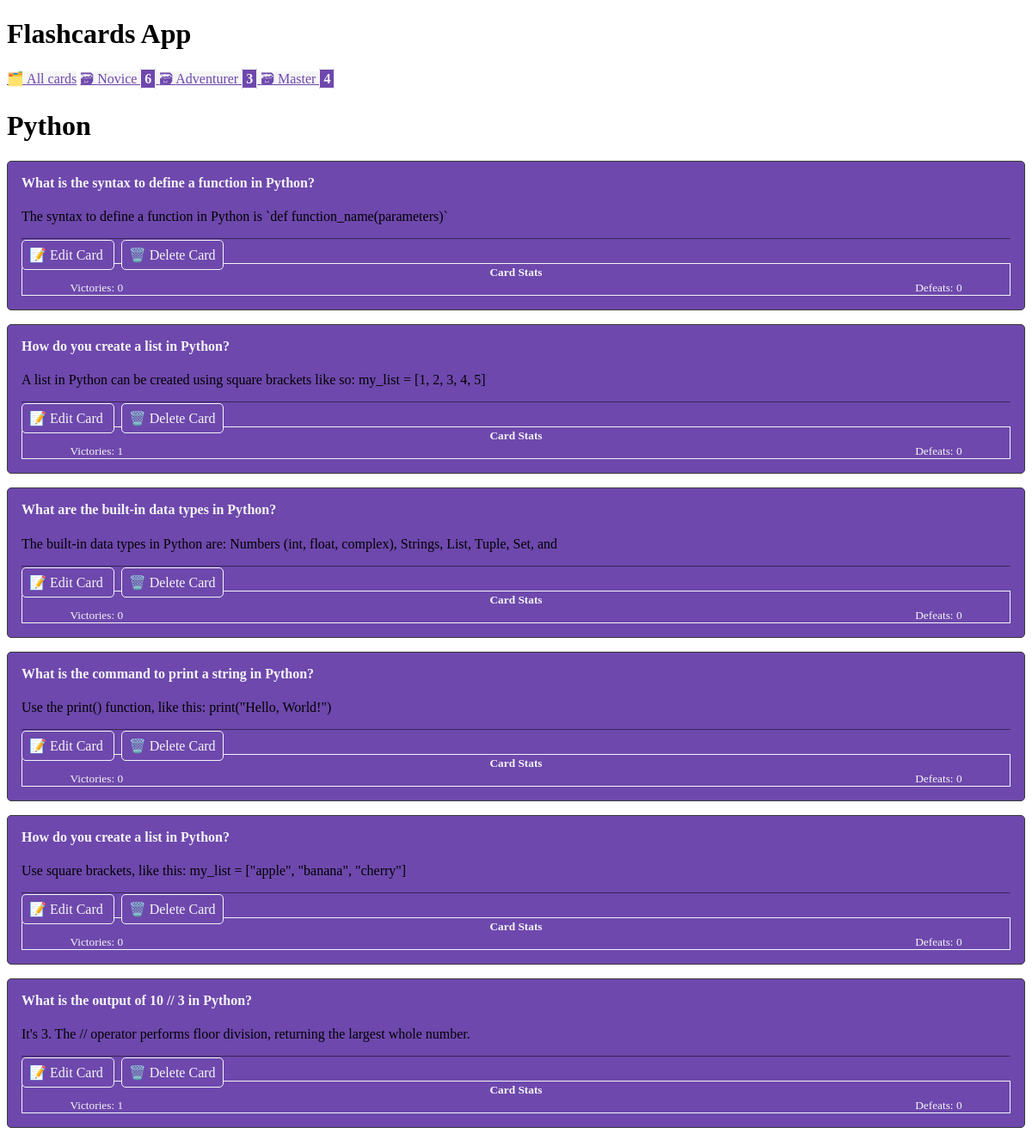
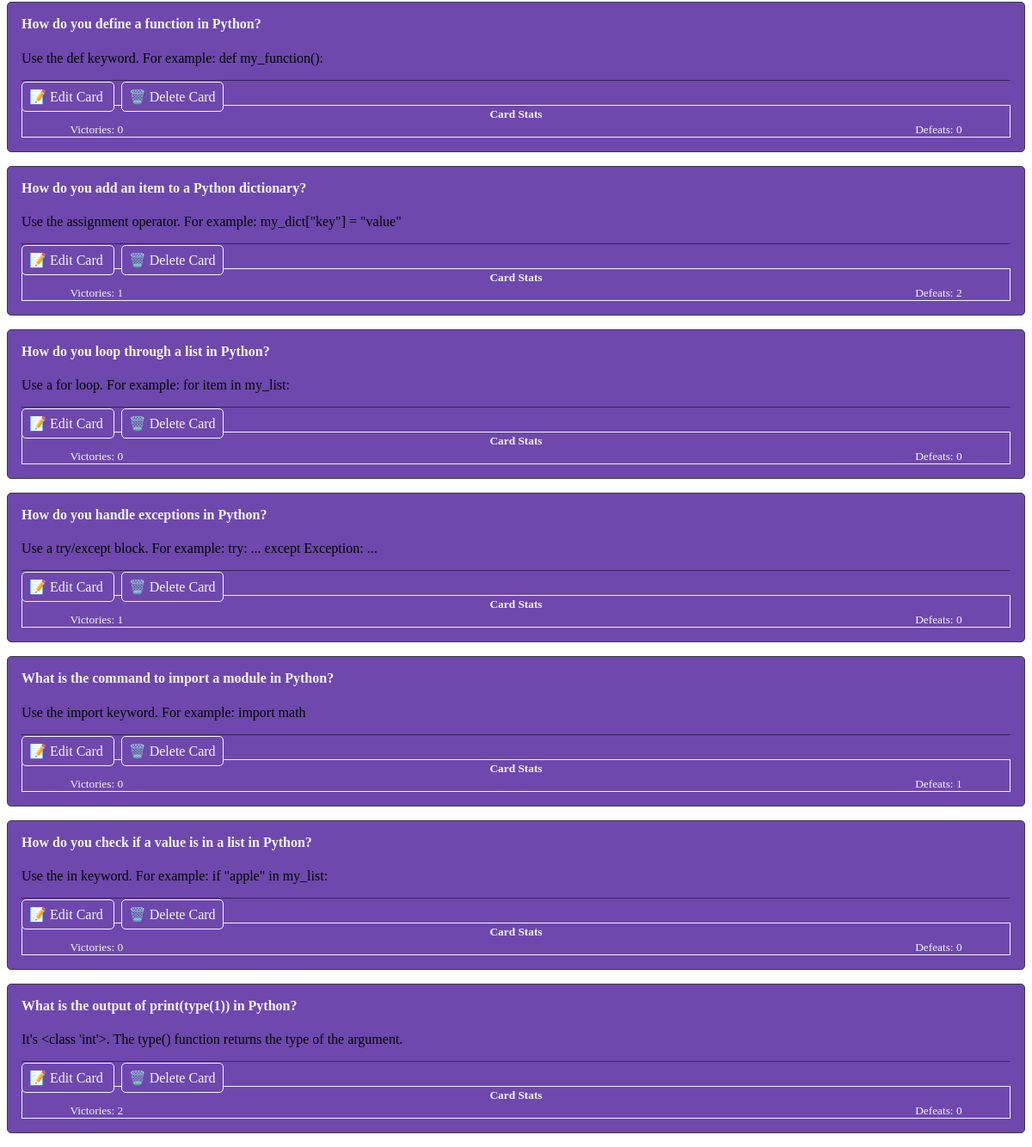
The page /category-list/ on the database its author committed (2 pictures, top to bottom).
### cards/models.py (models this page shows, shortened)
class Card(models.Model):
    question = models.CharField(max_length=100)
    answer = models.CharField(max_length=100)
    deck = models.IntegerField(
        choices=zip(DECKS, DECKS),  # type: ignore
        default=DECKS[0],
        )
    date_created = models.DateTimeField(auto_now_add=True)
    category = models.CharField(max_length=100, default="")
    knownAnswerCount = models.IntegerField(default=0)
    unknownAnswerCount = models.IntegerField(default=0)

### cards/views.py (the view)
class CategoryListView(View):
    def get(self, request):
        cards = Card.objects.all()
        categories = defaultdict(list)
        for card in cards:
            categories[card.category].append(card)
        return render(request, 'cards/category_list.html', {'categories': dict(categories)})

### cards/templatetags/cards_tags.py (called while the page is built)
@register.inclusion_tag("cards/deck_links.html")
def deck_as_links():
    decks = []
    for deck_num in DECKS:
        card_count = Card.objects.filter(deck=deck_num).count()
        decks.append({
            "number": deck_num,
            "card_count": card_count,
            "name": DECK_NAMES.get(deck_num, 'Unknown'),
        })
    return {"decks": decks}

### cards/templatetags/deck_filters.py (called while the page is built)
@register.filter
def deck_name(deck_number):
    return DECK_NAMES.get(deck_number, 'Unknown')

### cards/templates/cards/category_list.html
{% extends "cards/base.html" %}
{% block content %}
    {% for category, cards in categories.items %}
        <h1>{{ category }}</h1>
        {% for card in cards %}
            {% include "cards/card.html" %}
        {% endfor %}
    {% endfor %}
{% endblock content %}

### cards/templates/cards/card.html (shortened to what this page needs)
<article>
    <h4>{{ card.question }}</h4>
    {% if  not check_card %}
        <p>{{ card.answer }}</p>
    {% include 'cards/card_ctrl.html' %}
    {% endif %}
</article>

### cards/templates/cards/card_ctrl.html (shortened to what this page needs)
<hr>
<div>
<a href="{% url 'card-update' card.id%}" role="button">
    📝 Edit Card
</a>
<a href="{% url 'card-delete' card.id %}" role="button">
    🗑️ Delete Card
</a>
<aside>
    <div style="text-align: center;">
        <small><b>Card Stats</b></small>
    <br>
    <div style="display: inline-block; width: 45%; text-align: left;">
        <small>Victories: {{ card.knownAnswerCount }}</small>
    </div>
    <div style="display: inline-block; width: 45%; text-align: right;">
        <small>Defeats: {{ card.unknownAnswerCount }}</small>
    </div>
</aside>
</div>

### cards/static/css/custom.css (style rules this page uses)
:root { --accent: #6e48ad; --accent-bg: #6e48ad; --bg: #1e1e1e; --text: #f5f5f5; --text-light: #b1b1b1; --border: #3c3c3c; --border-light: #f5f5f5; --code: #d81b60; --preformatted: #dcdcdc; }
article { background-color: var(--accent-bg); border: 1px solid var(--border); border-radius: 5px; padding: 1em; margin: 1em 0; }
h2, h4 { margin-top: 0; color: var(--text); }
hr { background: var(--accent); border-color: var(--accent); }
button, a[role="button"] { background-color: var(--accent-bg); color: var(--text); text-decoration: none; border: 1px solid var(--border-light); border-radius: 5px; padding: 0.5em; margin-right: 0.5em; }
small { color: var(--text); }
aside { border: 1px solid var(--border-light); }

### rows shown on the page
Card: categories "Python", question "What is the syntax to define a function in Python?", answer "The syntax to define a function in Python is `def function_name(parameters)`", knownAnswerCount "0", unknownAnswerCount "0"
Card: question "How do you create a list in Python?", answer "A list in Python can be created using square brackets like so: my_list = [1, 2, 3, 4, 5]", knownAnswerCount "1", unknownAnswerCount "0"
Card: question "What are the built-in data types in Python?", answer "The built-in data types in Python are: Numbers (int, float, complex), Strings, List, Tuple, Set, and", knownAnswerCount "0", unknownAnswerCount "0"
Card: question "What is the command to print a string in Python?", answer "Use the print() function, like this: print(\"Hello, World!\")", knownAnswerCount "0", unknownAnswerCount "0"
Card: question "How do you create a list in Python?", answer "Use square brackets, like this: my_list = [\"apple\", \"banana\", \"cherry\"]", knownAnswerCount "0", unknownAnswerCount "0"
Card: question "What is the output of 10 // 3 in Python?", answer "It's 3. The // operator performs floor division, returning the largest whole number.", knownAnswerCount "1", unknownAnswerCount "0"
Card: question "How do you define a function in Python?", answer "Use the def keyword. For example: def my_function():", knownAnswerCount "0", unknownAnswerCount "0"
Card: question "How do you add an item to a Python dictionary?", answer "Use the assignment operator. For example: my_dict[\"key\"] = \"value\"", knownAnswerCount "1", unknownAnswerCount "2"
Card: question "How do you loop through a list in Python?", answer "Use a for loop. For example: for item in my_list:", knownAnswerCount "0", unknownAnswerCount "0"
Card: question "How do you handle exceptions in Python?", answer "Use a try/except block. For example: try: ... except Exception: ...", knownAnswerCount "1", unknownAnswerCount "0"
Card: question "What is the command to import a module in Python?", answer "Use the import keyword. For example: import math", knownAnswerCount "0", unknownAnswerCount "1"
Card: question "How do you check if a value is in a list in Python?", answer "Use the in keyword. For example: if \"apple\" in my_list:", knownAnswerCount "0", unknownAnswerCount "0"
Card: question "What is the output of print(type(1)) in Python?", answer "It's <class 'int'>. The type() function returns the type of the argument.", knownAnswerCount "2", unknownAnswerCount "0"

### other values the page prints
{{ deck.number | deck_name }} "Novice" "Adventurer" "Master"
{{ deck.card_count }} "6" "3" "4"
